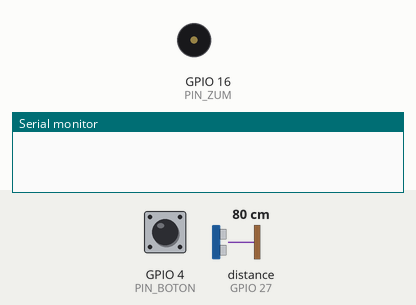
Recording of a sketch running on a simulated ESP32. On the bench: buzzer (waves = sounding), the last lines printed to the serial monitor. The inputs (shaded band) are chosen by the test bench; at power-on: distance to the obstacle (sensor on GPIO 27) 80 cm, GPIO 4 (PIN_BOTON) HIGH. The echo pulse lasts 58.3 µs per cm.

Above: at 6.2 s.
6.3 s: distance to the obstacle (sensor on GPIO 27) set to 17 cm
8.3 s: distance to the obstacle (sensor on GPIO 27) set to 14 cm
At 10.0 s:
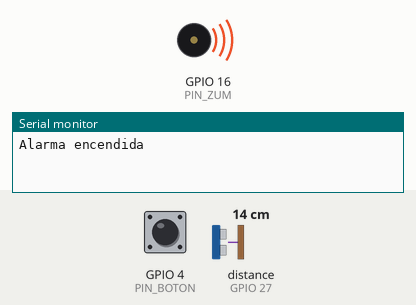
10.6 s: GPIO 4 (PIN_BOTON) pulled LOW for 1.2 s
At 11.6 s:
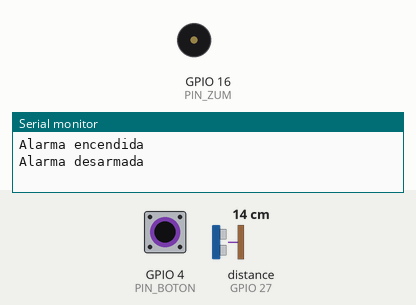
14.8 s: distance to the obstacle (sensor on GPIO 27) set to 2 cm
Timing chart, 0 to 18.2 s (numbered marks = the images above; inputs shaded):
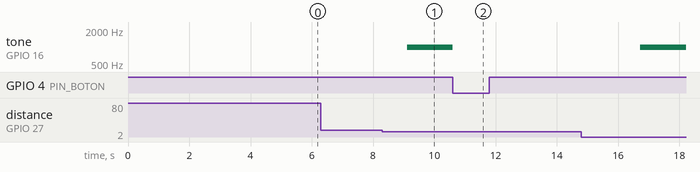

Measured:
- the behaviour switches between 16 and 15 cm on distance to the obstacle (sensor on GPIO 27) (found by bisection; images 0 and 1)
- after the input at 6.3 s, every drawn part: stays the same
- after the input at 8.3 s, tone on GPIO 16 (PIN_ZUM): silent → 1000 Hz after 0.82 s
- after the input at 10.6 s, tone on GPIO 16 (PIN_ZUM): 1000 Hz → silent at once

The sketch:

proyectoFinal.ino
```cpp
#include <NoDelay.h>
#include <NewPing.h>

const unsigned int PIN_TRIGGER = 32;
const unsigned int PIN_ECHO = 27;
const unsigned int PIN_BOTON = 4;
const unsigned int PIN_ZUM = 16;
const int DISTANCIA_MAX = 200;
const int DISTANCIA_ALERTA = 15;
const unsigned int BAUD_RATE = 115200;
const int FRECUENCIA = 2000;
const int CANAL_PWM = 0;
const int RESOLUCION = 8;
const long PAUSA = 1000;

typedef enum {
  ALARMA_ARMADA,
  ALARMA_SONANDO,
  ALARMA_DESARMADA
} estadoAlarma;

estadoAlarma edoAlarma;
noDelay pausa(PAUSA);
NewPing sonar(PIN_TRIGGER, PIN_ECHO, DISTANCIA_MAX);

int obtenDistancia();
void suenaAlarma();
void IRAM_ATTR desarmaAlarma();

void setup() {
  Serial.begin(BAUD_RATE);

  ledcSetup(CANAL_PWM, FRECUENCIA, RESOLUCION);
  ledcAttachPin(PIN_ZUM, CANAL_PWM);
  ledcWrite(CANAL_PWM, 127);

  pinMode(PIN_BOTON, INPUT);
  attachInterrupt(PIN_BOTON, desarmaAlarma, FALLING);

  edoAlarma = ALARMA_ARMADA;
  ledcWriteTone(CANAL_PWM, 0);
  delay(5000);
}

void loop() {
  if (pausa.update()) {
    int distancia = obtenDistancia();

    switch (edoAlarma) {
      case ALARMA_ARMADA:
        if (distancia <= DISTANCIA_ALERTA) {
          Serial.println("Alarma encendida");
          suenaAlarma();
        }
        break;
      case ALARMA_SONANDO:
        break;
      case ALARMA_DESARMADA:
        edoAlarma = ALARMA_ARMADA;
        break;
    }
  }
}

int obtenDistancia() {
  int uS = sonar.ping_median();
  int distancia = sonar.convert_cm(uS);
  return distancia;
}

void suenaAlarma() {
  edoAlarma = ALARMA_SONANDO;
  ledcWriteTone(CANAL_PWM, 1000);
}

void IRAM_ATTR desarmaAlarma() {
  if (edoAlarma == ALARMA_SONANDO) {
    Serial.println("Alarma desarmada");
    edoAlarma = ALARMA_DESARMADA;
    ledcWriteTone(CANAL_PWM, 0);
    delay(5000);
  }
}
```
